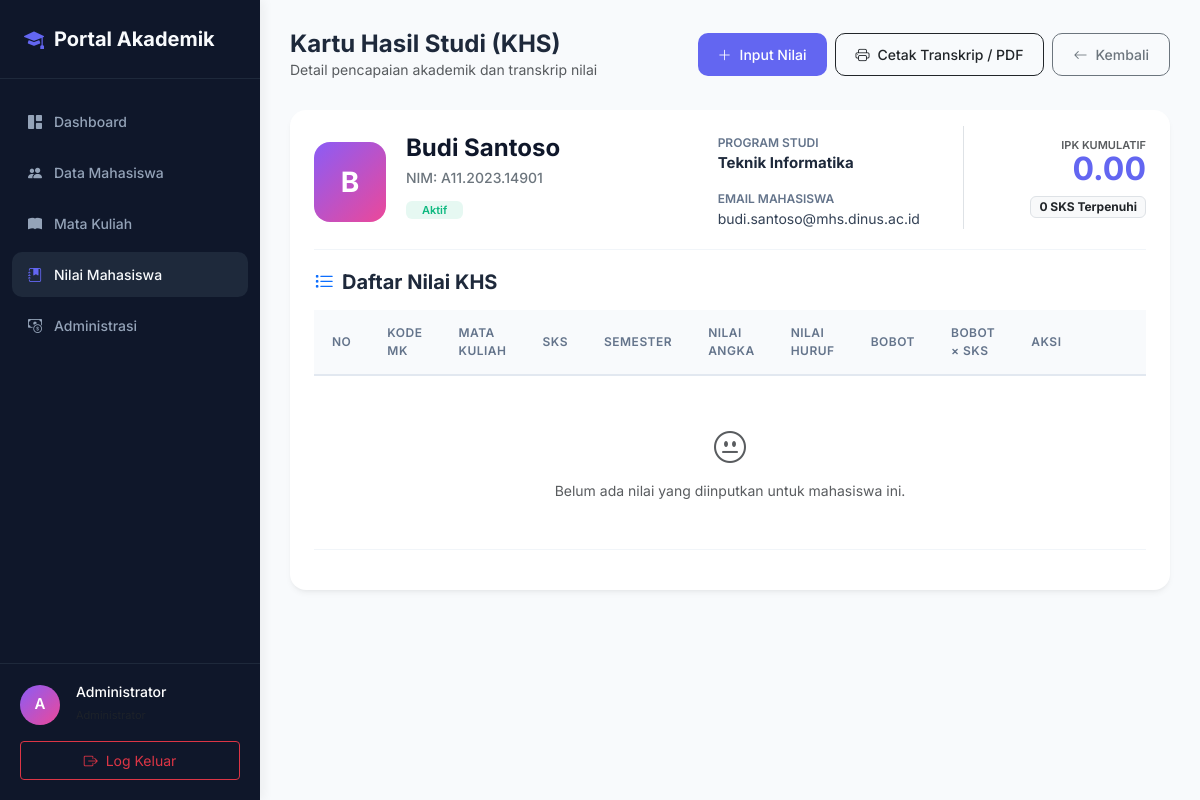
The page /nilai/detail.php?mahasiswa_id=1 (signed in) on the database its author committed.
### tables this page shows
CREATE TABLE mahasiswa (
    id INT AUTO_INCREMENT PRIMARY KEY,
    nim VARCHAR(15) UNIQUE NOT NULL,
    nama VARCHAR(100) NOT NULL,
    email VARCHAR(100) NOT NULL,
    jurusan VARCHAR(100) NOT NULL,
    jenis_kelamin ENUM('Laki-laki', 'Perempuan') NOT NULL,
    tanggal_lahir DATE NOT NULL,
    telepon VARCHAR(20) NOT NULL,
    alamat TEXT NOT NULL,
    status ENUM('Aktif', 'Cuti', 'Lulus', 'Drop Out') DEFAULT 'Aktif' NOT NULL,
    foto VARCHAR(255) NULL,
    created_at TIMESTAMP DEFAULT CURRENT_TIMESTAMP
);

### nilai/detail.php (the view, shortened to what this page needs)
<?php
include '../config/koneksi.php';
$admin_nama = $_SESSION['nama'] ?? 'Administrator';
$mhs_id = (int)$_GET['mahasiswa_id'];
$stmt_mhs = mysqli_prepare($koneksi, "SELECT * FROM mahasiswa WHERE id = ?");
mysqli_stmt_bind_param($stmt_mhs, "i", $mhs_id);
mysqli_stmt_execute($stmt_mhs);
$res_mhs = mysqli_stmt_get_result($stmt_mhs);
$mhs = mysqli_fetch_assoc($res_mhs);
$grades = [];
$total_sks = 0;
$total_bobot_sks = 0.0;
$ipk = $total_sks > 0 ? ($total_bobot_sks / $total_sks) : 0.00;
?>
<!DOCTYPE html>
<html lang="id">
<head>
    <link href="https://cdn.jsdelivr.net/npm/bootstrap@5.3.3/dist/css/bootstrap.min.css" rel="stylesheet">
    <link rel="stylesheet" href="https://cdn.jsdelivr.net/npm/bootstrap-icons@1.11.3/font/bootstrap-icons.min.css">
</head>
<body>
<div class="sidebar" id="sidebar">
    <div class="sidebar-brand">
        <i class="bi bi-mortarboard-fill"></i>
        <span>Portal Akademik</span>
    </div>
    <ul class="sidebar-menu">
        <li class="sidebar-menu-item">
            <a href="../dashboard.php" class="sidebar-link">
                <i class="bi bi-grid-1x2-fill"></i>
                <span>Dashboard</span>
            </a>
        </li>
        <li class="sidebar-menu-item">
            <a href="../mahasiswa/index.php" class="sidebar-link">
                <i class="bi bi-people-fill"></i>
                <span>Data Mahasiswa</span>
            </a>
        </li>
        <li class="sidebar-menu-item">
            <a href="../mata-kuliah/index.php" class="sidebar-link">
                <i class="bi bi-book-fill"></i>
                <span>Mata Kuliah</span>
            </a>
        </li>
        <li class="sidebar-menu-item">
            <a href="index.php" class="sidebar-link active">
                <i class="bi bi-journal-bookmark-fill"></i>
                <span>Nilai Mahasiswa</span>
            </a>
        </li>
        <li class="sidebar-menu-item">
            <a href="../administrasi/index.php" class="sidebar-link">
                <i class="bi bi-cash-coin"></i>
                <span>Administrasi</span>
            </a>
        </li>
    </ul>
    <div class="sidebar-footer">
        <div class="d-flex align-items-center gap-3 mb-3 text-white">
            <div class="avatar-initial">
                <?= strtoupper(substr($admin_nama, 0, 1)) ?>
            </div>
            <div>
                <h6 class="mb-0 text-truncate" style="max-width: 140px; font-size: 14px;"><?= htmlspecialchars($admin_nama) ?></h6>
                <small class="text-muted" style="font-size: 11px;">Administrator</small>
            </div>
        </div>
        <a href="../logout.php" class="btn btn-outline-danger btn-sm w-100 py-2 d-flex align-items-center justify-content-center gap-2">
            <i class="bi bi-box-arrow-right"></i>
            <span>Log Keluar</span>
        </a>
    </div>
</div>
<div class="main-content">
    <div class="topbar">
        <div>
            <h3 class="page-title">Kartu Hasil Studi (KHS)</h3>
            <p class="text-muted mb-0" style="font-size: 14px;">Detail pencapaian akademik dan transkrip nilai</p>
        </div>
        <div class="card-header-actions d-flex gap-2">
            <a href="tambah.php?mahasiswa_id=<?= $mhs['id'] ?>" class="btn btn-custom btn-primary-custom">
                <i class="bi bi-plus-lg"></i>
                <span>Input Nilai</span>
            </a>
            <button onclick="window.print()" class="btn btn-custom btn-outline-dark btn-print">
                <i class="bi bi-printer"></i>
                <span>Cetak Transkrip / PDF</span>
            </button>
            <a href="index.php" class="btn btn-custom btn-outline-secondary non-print">
                <i class="bi bi-arrow-left"></i>
                <span>Kembali</span>
            </a>
        </div>
    </div>
    <div class="details-card">
        <div class="student-profile">
            <?php if (!empty($mhs['foto']) && file_exists('../mahasiswa/uploads/' . $mhs['foto'])): ?>
                <img class="student-avatar" src="../mahasiswa/uploads/<?= htmlspecialchars($mhs['foto']) ?>" alt="Profil">
            <?php else: ?>
                <div class="student-avatar-initial">
                    <?= strtoupper(substr($mhs['nama'], 0, 1)) ?>
                </div>
            <?php endif; ?>
            <div class="row w-100 g-2">
                <div class="col-md-5">
                    <h4 class="fw-bold mb-1" style="color: #0f172a;"><?= htmlspecialchars($mhs['nama']) ?></h4>
                    <p class="text-secondary mb-2" style="font-size: 14px; font-weight: 500;">NIM: <?= htmlspecialchars($mhs['nim']) ?></p>
                    <?php
                    $status = $mhs['status'];
                    $badge_class = 'badge-aktif';
                    ?>
                    <span class="badge <?= $badge_class ?> px-3 py-1.5" style="font-size: 11px; font-weight: 600;"><?= $status ?></span>
                </div>
                <div class="col-md-4">
                    <div style="font-size: 12px; color: #64748b;" class="fw-semibold">PROGRAM STUDI</div>
                    <div style="font-size: 15px; color: #1e293b;" class="fw-bold mb-3"><?= htmlspecialchars($mhs['jurusan']) ?></div>
                    <div style="font-size: 12px; color: #64748b;" class="fw-semibold">EMAIL MAHASISWA</div>
                    <div style="font-size: 14px; color: #334155;"><?= htmlspecialchars($mhs['email']) ?></div>
                </div>
                <div class="col-md-3 d-flex flex-column align-items-md-end justify-content-center text-start text-md-end mt-3 mt-md-0 border-start ps-md-4">
                    <div class="mb-2">
                        <div class="text-muted" style="font-size: 11px; font-weight: 600; text-transform: uppercase;">IPK Kumulatif</div>
                        <div class="fw-bold" style="font-size: 32px; color: var(--primary-color); line-height: 1;"><?= number_format($ipk, 2) ?></div>
                    </div>
                    <div>
                        <span class="badge bg-light text-dark border px-2 py-1.5" style="font-size: 12px;"><?= $total_sks ?> SKS Terpenuhi</span>
                    </div>
                </div>
            </div>
        </div>
        <h5 class="fw-bold mb-3 d-flex align-items-center gap-2 non-print" style="color: #1e293b;">
            <i class="bi bi-list-task text-primary"></i>
            <span>Daftar Nilai KHS</span>
        </h5>
        <div class="table-responsive">
            <table class="table table-custom">
                <thead>
                    <tr>
                        <th style="width: 50px;">No</th>
                        <th>Kode MK</th>
                        <th>Mata Kuliah</th>
                        <th>SKS</th>
                        <th>Semester</th>
                        <th>Nilai Angka</th>
                        <th>Nilai Huruf</th>
                        <th>Bobot</th>
                        <th>Bobot × SKS</th>
                        <th class="actions-col" style="width: 150px;">Aksi</th>
                    </tr>
                </thead>
                <tbody>
                    <?php if (empty($grades)): ?>
                        <tr>
                            <td colspan="10" class="text-center text-muted py-5">
                                <i class="bi bi-emoji-neutral d-block mb-2" style="font-size: 32px;"></i>
                                Belum ada nilai yang diinputkan untuk mahasiswa ini.
                            </td>
                        </tr>
                    <?php endif; ?>
                </tbody>
            </table>
        </div>
    </div>
</div>
</body>
</html>

### nilai/detail.php (style rules this page uses)
:root { --sidebar-width: 260px; --primary-color: #6366f1; --primary-hover: #4f46e5; --bg-body: #f8fafc; --card-shadow: 0 4px 6px -1px rgba(0, 0, 0, 0.05), 0 2px 4px -2px rgba(0, 0, 0, 0.05); --transition-speed: 0.3s; }
body { font-family: 'Inter', sans-serif; background-color: var(--bg-body); overflow-x: hidden; }
.sidebar { width: var(--sidebar-width); height: 100vh; position: fixed; top: 0; left: 0; background-color: #0f172a; color: #94a3b8; z-index: 100; transition: all var(--transition-speed) ease; box-shadow: 4px 0 10px rgba(0,0,0,0.05); }
.sidebar-brand { padding: 24px; font-size: 20px; font-weight: 700; color: #f8fafc; border-bottom: 1px solid #1e293b; display: flex; align-items: center; gap: 10px; }
.sidebar-brand i { color: var(--primary-color); }
.sidebar-menu { padding: 20px 12px; list-style: none; margin: 0; }
.sidebar-menu-item { margin-bottom: 6px; }
.sidebar-link { display: flex; align-items: center; gap: 12px; padding: 12px 16px; color: #94a3b8; text-decoration: none; border-radius: 10px; font-weight: 500; font-size: 14px; transition: all 0.2s ease; }
.sidebar-link:hover, .sidebar-link.active { background-color: #1e293b; color: #f8fafc; }
.sidebar-link.active i { color: var(--primary-color); }
.sidebar-footer { position: absolute; bottom: 0; width: 100%; padding: 20px; border-top: 1px solid #1e293b; }
.main-content { margin-left: var(--sidebar-width); min-height: 100vh; transition: all var(--transition-speed) ease; padding: 30px; }
.topbar { display: flex; justify-content: space-between; align-items: center; margin-bottom: 30px; }
.page-title { font-size: 24px; font-weight: 700; color: #1e293b; margin-bottom: 0; }
.details-card { background-color: white; border: none; border-radius: 16px; padding: 24px; box-shadow: var(--card-shadow); margin-bottom: 30px; }
.student-profile { display: flex; align-items: center; gap: 20px; padding-bottom: 20px; border-bottom: 1px solid #f1f5f9; margin-bottom: 20px; }
.student-avatar-initial { width: 80px; height: 80px; border-radius: 16px; background: linear-gradient(135deg, #8b5cf6 0%, #ec4899 100%); color: white; font-size: 28px; font-weight: 700; display: flex; align-items: center; justify-content: center; }
.table > :not(caption) > * > * { padding: 14px 18px; vertical-align: middle; }
.table-custom th { font-size: 12px; font-weight: 600; text-transform: uppercase; letter-spacing: 0.5px; color: #64748b; background-color: #f8fafc; border-bottom: 2px solid #e2e8f0; }
.table-custom td { font-size: 14px; color: #334155; border-bottom: 1px solid #f1f5f9; }
.btn-custom { border-radius: 10px; padding: 10px 20px; font-weight: 500; font-size: 14px; display: flex; align-items: center; gap: 8px; transition: all 0.2s ease; }
.btn-primary-custom { background-color: var(--primary-color); border: none; color: white; }
.avatar-initial { width: 40px; height: 40px; background: linear-gradient(135deg, #8b5cf6 0%, #ec4899 100%); color: white; border-radius: 50%; display: flex; align-items: center; justify-content: center; font-weight: 600; font-size: 15px; }
.badge-aktif { background-color: rgba(16, 185, 129, 0.1); color: #10b981; }

### rows shown on the page
mahasiswa: nama "B", nama "Budi Santoso", nim "A11.2023.14901", status "Aktif", jurusan "Teknik Informatika", email "budi.santoso@mhs.dinus.ac.id"

### other values the page prints
substr($admin_nama, 0, 1) "A"
$admin_nama "Administrator"
$ipk "0.00"
$total_sks "0"
